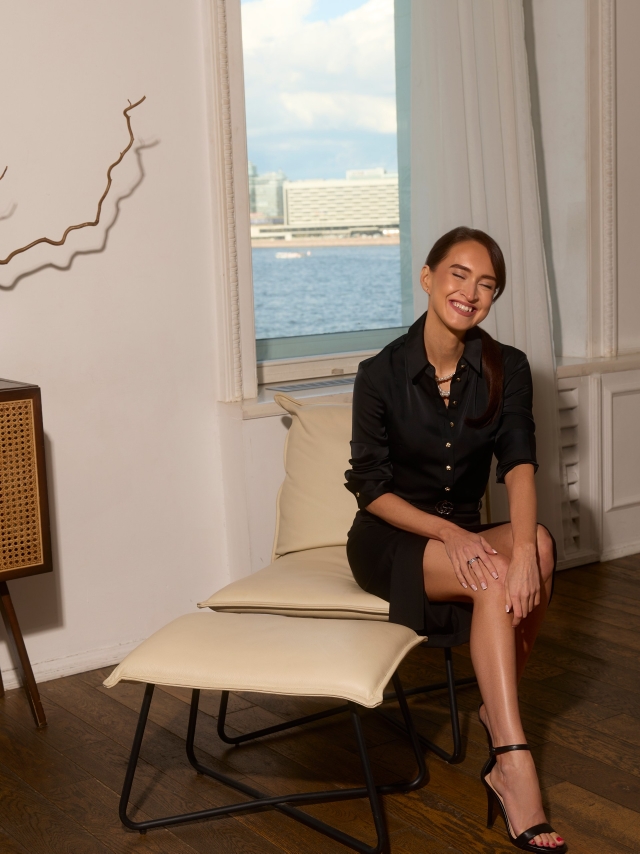
#> input picture reviews/src/cover.jpg, 1920 x 2560 px (shown at 1/3 size)
$ python make_cover_video.py
#> lines starting #> are read from the running program, lines starting #| are printed output that depends on the picture
#!/usr/bin/env python3
"""
Обложка карусели «Отзывы»: видео 1080x1350 (MP4, H.264), 30 кадров/с.

Плавный наезд камеры на фото, снизу тёмная подложка как на сторис об
услугах. Заголовок «ОТЗЫВЫ» (Yeseva One, капс с разрядкой, тонкие линии
по бокам, как на слайдах с отзывами) выплывает снизу, под ним по
очереди сменяются короткие цитаты клиенток (Raleway), внизу «Листай →»
с покачивающейся стрелкой. Всё по центру. Видео зациклено: в конце текст гаснет,
чтобы повтор начинался мягко.

Запуск: python3 -I make_cover_video.py
На выходе: output/01_cover.mp4 и output/01_cover_preview.jpg (кадр для превью)
"""

import math
import subprocess
from pathlib import Path

import imageio_ffmpeg
from PIL import Image, ImageDraw, ImageFont, ImageOps

ROOT = Path(__file__).resolve().parent
FONTS = ROOT.parent / "stories" / "fonts"
OUT = ROOT / "output"

W, H = 1080, 1350
FPS = 30
DUR = 8.0
FOCUS_X = 0.62              # девушка у окна — правее центра
ZOOM = (1.10, 1.0)          # наезд: от крупного к общему плану
OVERLAY = (20, 17, 15)
WHITE = (255, 255, 255)
PEACH = (240, 201, 168)
MARGIN = 84

TITLE = "ОТЗЫВЫ"
QUOTES = [  # дословно из отзывов
    "«Ты поняла мои „хочу“, которые я не могла объяснить»",
    "«Буквально не узнавала человека в отражении»",
    "«Я начала по-новому смотреть на себя»",
]
CTA = "Листай"


def font(name, size):
    return ImageFont.truetype(str(FONTS / name), size)


def ease(t):
    t = min(1.0, max(0.0, t))
    return 1 - (1 - t) ** 3


def fade(t, start, dur=0.6):
    return ease((t - start) / dur)


def gradient():
    """Тёмная подложка снизу: плотная под текстом, растворяется вверх."""
    mask = Image.new("L", (1, H), 0)
    px = mask.load()
    solid, fadelen = 860, 420
    for y in range(H):
        a = 1.0 if y >= solid else max(0.0, 1 - (solid - y) / fadelen)
        px[0, y] = int(225 * a ** 1.4)
    layer = Image.new("RGBA", (W, H), (*OVERLAY, 255))
    layer.putalpha(mask.resize((W, H)))
    return layer


def wrap(text, f, maxw):
    lines, cur = [], ""
    for w in text.split():
        trial = f"{cur} {w}".strip()
        if f.getlength(trial) <= maxw or not cur:
            cur = trial
        else:
            lines.append(cur)
            cur = w
    return lines + [cur]


def text_layer(lines, f, x, y, alpha, lh, center=False):
    layer = Image.new("RGBA", (W, H), (0, 0, 0, 0))
    d = ImageDraw.Draw(layer)
    for i, ln in enumerate(lines):
        lx = (W - f.getlength(ln)) / 2 if center else x
        d.text((lx, y + i * lh), ln, font=f, fill=(*WHITE, int(255 * alpha)))
    return layer


def spaced_width(text, f, track):
    return sum(f.getlength(c) + track for c in text) - track


def title_layer(f, track, y, alpha, grow):
    """Заголовок капсом с разрядкой по центру и тонкими линиями по бокам,
    как на слайдах с отзывами. grow 0..1 — насколько выросли линии."""
    layer = Image.new("RGBA", (W, H), (0, 0, 0, 0))
    d = ImageDraw.Draw(layer)
    tw = spaced_width(TITLE, f, track)
    x = (W - tw) / 2
    col = (*WHITE, int(255 * alpha))
    for ch in TITLE:
        d.text((x, y), ch, font=f, fill=col)
        x += f.getlength(ch) + track
    bb = f.getbbox("Н")
    cy = y + (bb[1] + bb[3]) / 2
    left_end = (W - tw) / 2 - 34
    right_start = (W + tw) / 2 + 34
    full = left_end - MARGIN
    seg = full * grow
    lc = (*PEACH, int(255 * alpha))
    if seg > 1:
        d.line([(left_end - seg, cy), (left_end, cy)], fill=lc, width=2)
        d.line([(right_start, cy), (right_start + seg, cy)], fill=lc, width=2)
    return layer


def main():
    OUT.mkdir(exist_ok=True)
    src = ImageOps.exif_transpose(Image.open(ROOT / "src" / "cover.jpg")).convert("RGB")
#> src is the input picture: PIL image 1920x2560 RGB; mean R, G, B 143.4, 125.5, 110.7
    # базовый кадр с запасом под наезд
    big_w = int(W * ZOOM[0])
    big_h = int(H * ZOOM[0])
    base = ImageOps.fit(src, (big_w, big_h), Image.LANCZOS, centering=(FOCUS_X, 0.5))
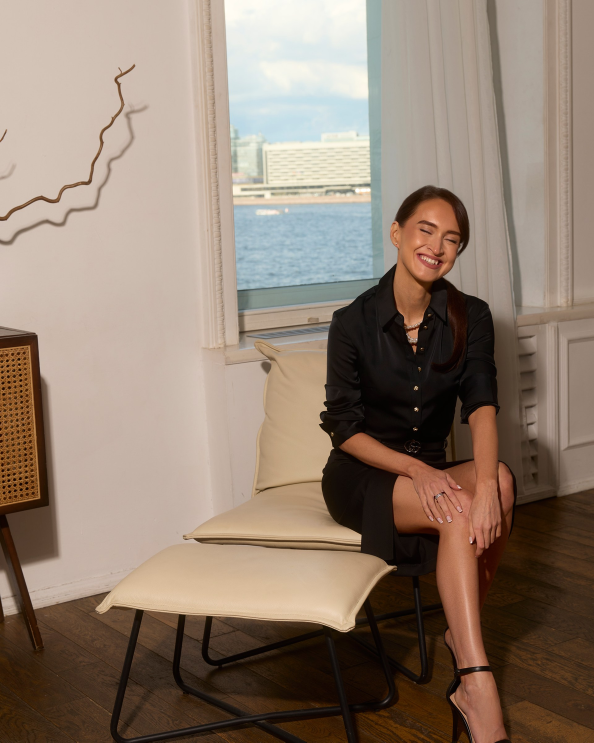
#> base: PIL image 1188x1485 RGB (shown at 1/2 size); mean R, G, B 144.1, 126.2, 111.5
    grad = gradient()
#> in gradient, `layer = Image.new("RGBA", (W, H), (*OVERLAY, 255))`:
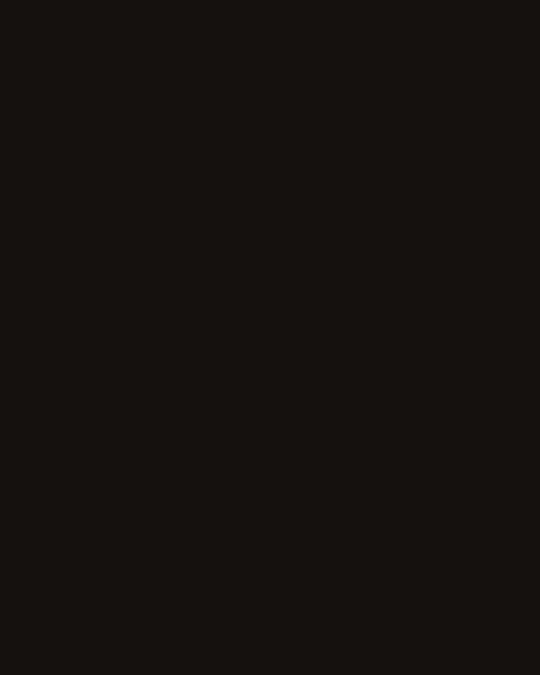
#> layer: PIL image 1080x1350 RGBA (shown at 1/2 size); mean R, G, B, A 20, 17, 15, 255
#> in gradient, `layer.putalpha(mask.resize((W, H)))`:
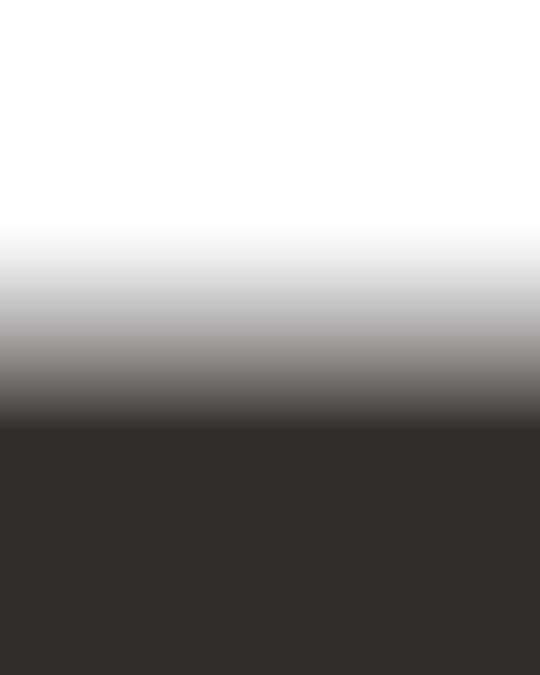
#> layer: PIL image 1080x1350 RGBA (shown at 1/2 size); mean R, G, B, A 20, 17, 15, 110.6; transparent parts drawn white

    f_title = font("YesevaOne-400.ttf", 96)
    TRACK = 18
    f_quote = font("Raleway-400.ttf", 44)
    f_cta = font("Raleway-600.ttf", 38)
    f_arrow = ImageFont.truetype("/usr/share/fonts/truetype/dejavu/DejaVuSans.ttf", 34)

    title_y = 900
    quote_y = title_y + 150
    cta_y = H - 120
    q_lines = [wrap(q, f_quote, W - 2 * MARGIN) for q in QUOTES]

    q_start, q_len = 1.4, 1.9          # каждая цитата ~1.9 с
    out_start = DUR - 0.6              # всё гаснет перед повтором

    ff = imageio_ffmpeg.get_ffmpeg_exe()
    mp4 = OUT / "01_cover.mp4"
    proc = subprocess.Popen(
        [ff, "-y", "-loglevel", "error", "-f", "rawvideo", "-pix_fmt", "rgb24",
         "-s", f"{W}x{H}", "-r", str(FPS), "-i", "-",
         "-c:v", "libx264", "-pix_fmt", "yuv420p", "-crf", "18", "-preset", "slow",
         "-profile:v", "high", "-movflags", "+faststart", str(mp4)],
        stdin=subprocess.PIPE)

    n = int(DUR * FPS)
    preview = None
    for i in range(n):
        t = i / FPS
        # наезд камеры
        z = ZOOM[0] + (ZOOM[1] - ZOOM[0]) * (i / (n - 1))
        cw, ch = min(big_w, round(big_w / z)), min(big_h, round(big_h / z))
        left = int((big_w - cw) * FOCUS_X)
        top = (big_h - ch) // 2
        frame = base.crop((left, top, left + cw, top + ch)).resize((W, H), Image.LANCZOS).convert("RGBA")
        frame.alpha_composite(grad)

        out = 1 - ease((t - out_start) / 0.6)
        # заголовок выплывает снизу, линии по бокам вырастают от него
        a = fade(t, 0.3, 0.9) * out
        dy = int(40 * (1 - fade(t, 0.3, 0.9)))
        frame.alpha_composite(title_layer(f_title, TRACK, title_y + dy, a, fade(t, 0.9, 0.9)))

        # цитаты сменяют друг друга
        k = int((t - q_start) // q_len)
        if t >= q_start and k < len(QUOTES):
            local = t - q_start - k * q_len
            qa = min(ease(local / 0.4), 1 - ease((local - (q_len - 0.4)) / 0.4)) * out
            if k == len(QUOTES) - 1:
                qa = ease(local / 0.4) * out  # последняя держится до конца
            frame.alpha_composite(text_layer(q_lines[k], f_quote, MARGIN, quote_y, qa, 58, center=True))

        # «Листай →» с покачивающейся стрелкой
        ca = fade(t, 1.0, 0.6) * out
        if ca > 0:
            layer = Image.new("RGBA", (W, H), (0, 0, 0, 0))
            d = ImageDraw.Draw(layer)
            cx = (W - f_cta.getlength(CTA + " ") - f_arrow.getlength("→")) / 2
            d.text((cx, cta_y), CTA, font=f_cta, fill=(*WHITE, int(255 * ca)))
            nudge = 10 * (0.5 + 0.5 * math.sin(2 * math.pi * t / 1.2))
            ax = cx + f_cta.getlength(CTA + " ") + nudge
            d.text((ax, cta_y + 4), "→", font=f_arrow, fill=(*WHITE, int(255 * ca)))
            frame.alpha_composite(layer)

        rgb = frame.convert("RGB")
        proc.stdin.write(rgb.tobytes())
        if abs(t - (q_start + 0.9)) < 0.5 / FPS:
            preview = rgb
    proc.stdin.close()
    proc.wait()
    (preview or rgb).save(OUT / "01_cover_preview.jpg", quality=92)
    print("OK", mp4, f"{n} кадров, {DUR} с")


if __name__ == "__main__":
    main()
#> (the call stopped at in main, `ff = imageio_ffmpeg.get_ffmpeg_exe()`: imageio_ffmpeg is not available in this run)
